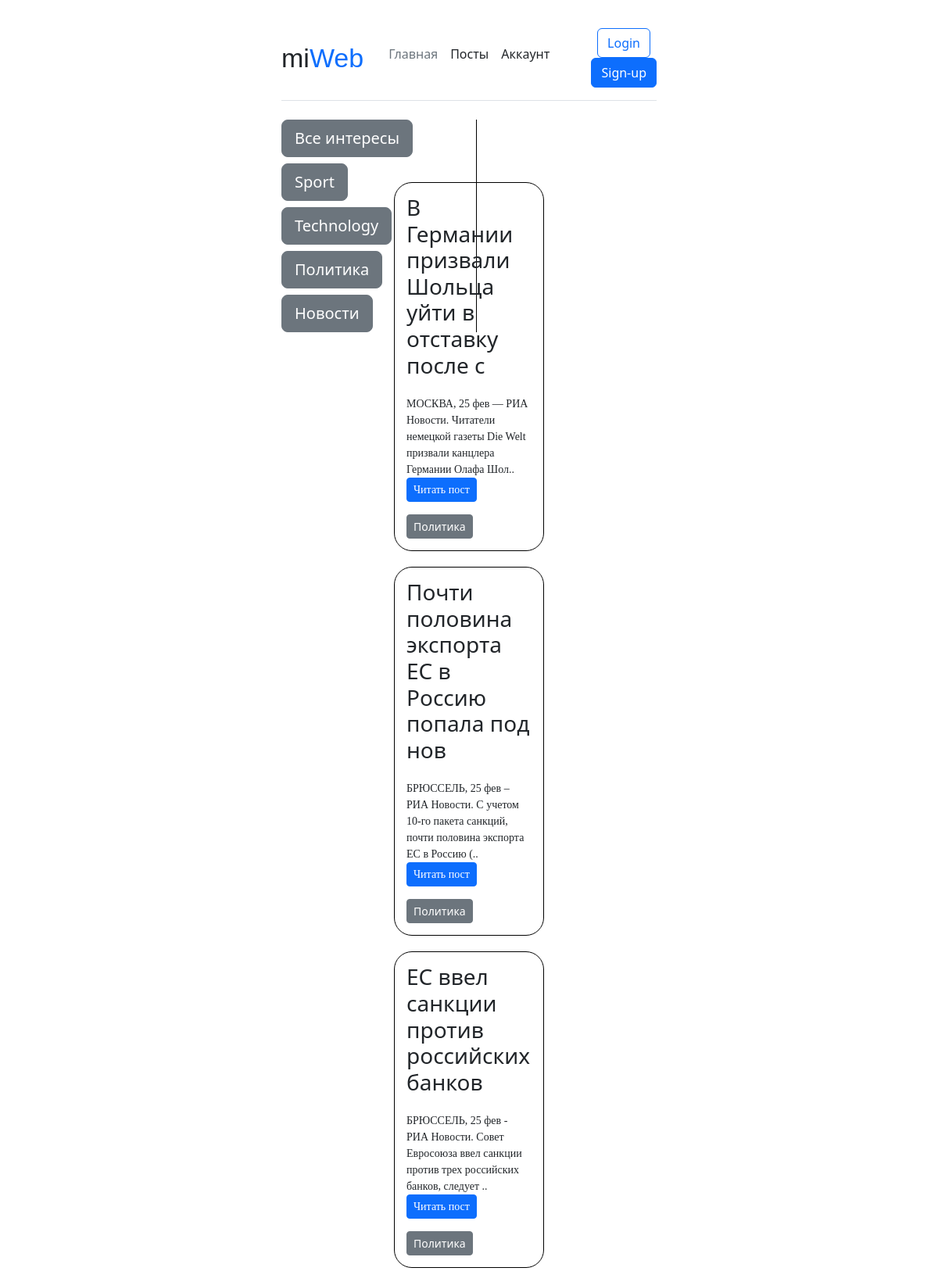
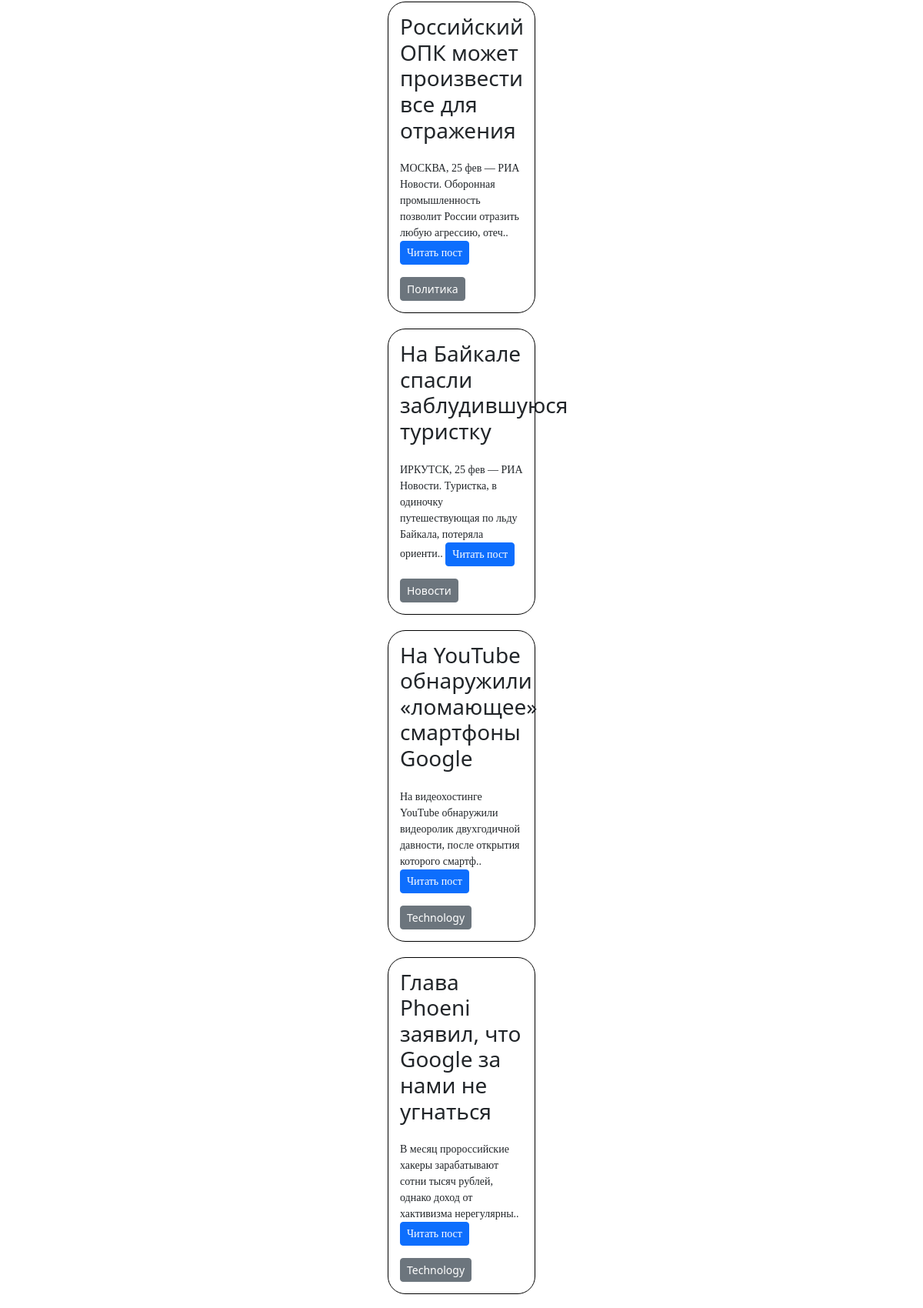
/posts/ (upper part), run on the app's committed database (2 pictures, top to bottom).
### main/models.py (models this page shows, shortened)
class Category(models.Model):
    name = models.CharField(max_length=50, db_index=True)
    class Meta:
        verbose_name = 'Категория'
        verbose_name_plural = 'Категории'
    def __str__(self):
        return self.name
    def get_absolute_url(self):
        return reverse('category',kwargs={'cat_id': self.pk})

class Posts(models.Model):
    title = models.CharField(max_length=150)
    description = models.TextField(null=True)
    date_posted = models.DateTimeField(auto_now_add=True)
    author = models.CharField(max_length=15)
    cat = models.ForeignKey('Category', on_delete=models.CASCADE)
    class Meta:
        verbose_name = 'Пост'
        verbose_name_plural = 'Посты'
    def get_absolute_url(self):
        return reverse('post',kwargs={'post_id': self.pk})

### main/views.py (the view)
# urls.py: path('posts/', views.posts_page, name='posts_page'),
def posts_page(request):
    posts = Posts.objects.all()
    return render(request,'main/posts_page.html', {'posts': posts})

### main/templatetags/main_tags.py (called while the page is built)
@register.inclusion_tag('main/list_categories.html')
def show_categories(cat_selected=0):
    cats = Category.objects.all()
    return {'cats':cats, 'cat_selected':cat_selected}

### main/templates/main/posts_page.html (shortened to what this page needs)
{% extends 'main/base.html' %}
{% block content %}
        {% for post in posts %}
            <div class="post">
                <h3 class="title">{{ post.title }}</h3><br>
                {% autoescape on %}
                    <p class="desc">
                        {{ post.description| slice:":100" }}.. <a class="btn btn-primary btn-sm" role="button" href="{{ post.get_absolute_url }}">Читать пост</a>
                    </p>
                {% endautoescape %}
                <a class="btn btn-secondary btn-sm" href="{{ post.cat.get_absolute_url }}">{{ post.cat }}</a>
            </div>
        {% endfor %}
{% endblock content %}

### main/templates/main/list_categories.html (shortened to what this page needs)
{% for cat in cats %}
      {% if cat.posts_set.exists %}
      {% if cat.pk == cat_selected %}
            <h4 class="btn btn-primary btn-lg">{{ cat }}</h4>
            {% else %}
                <h4><a class="btn btn-secondary btn-lg" href="{{ cat.get_absolute_url }}">{{ cat }}</a></h4>
         {% endif %}
      {% endif %}
{% endfor %}

### main/static/main/css/styles.css (style rules this page uses)
.post { border:1px solid black; margin: 0 auto; width:40%; padding:15px; border-radius:23px; margin-bottom: 20px; position:relative; bottom:200px }
.post p { margin-top:-10px; font-family:Verdana; font-size:14px; }

### data on the page
Category: name "Sport"
Category: name "Technology"
Category: name "Политика"
Category: name "Новости"
Posts: title "В Германии призвали Шольца уйти в отставку после с", description "МОСКВА, 25 фев — РИА Новости. Читатели немецкой газеты Die Welt призвали канцлера Германии Олафа Шол", cat "Политика"
Posts: title "Почти половина экспорта ЕС в Россию попала под нов", description "БРЮССЕЛЬ, 25 фев – РИА Новости. С учетом 10-го пакета санкций, почти половина экспорта ЕС в Россию (", cat "Политика"
Posts: title "ЕС ввел санкции против российских банков", description "БРЮССЕЛЬ, 25 фев - РИА Новости. Совет Евросоюза ввел санкции против трех российских банков, следует", cat "Политика"
Posts: title "Российский ОПК может произвести все для отражения", description "МОСКВА, 25 фев — РИА Новости. Оборонная промышленность позволит России отразить любую агрессию, отеч", cat "Политика"
Posts: title "На Байкале спасли заблудившуюся туристку", description "ИРКУТСК, 25 фев — РИА Новости. Туристка, в одиночку путешествующая по льду Байкала, потеряла ориенти", cat "Новости"
Posts: title "На YouTube обнаружили «ломающее» смартфоны Google", description "На видеохостинге YouTube обнаружили видеоролик двухгодичной давности, после открытия которого смартф", cat "Technology"
Posts: title "Глава Phoeni заявил, что Google за нами не угнаться", description "В месяц пророссийские хакеры зарабатывают сотни тысяч рублей, однако доход от хактивизма нерегулярны", cat "Technology"
